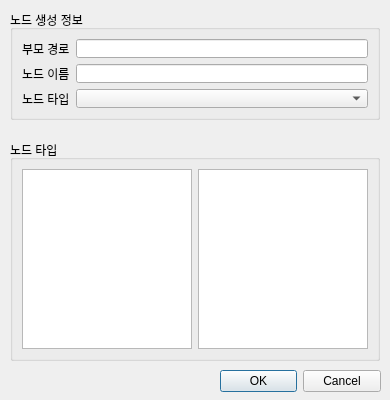
<?xml version="1.0" encoding="UTF-8"?>
<ui version="4.0">
 <class>Dialog</class>
 <widget class="QDialog" name="Dialog">
  <property name="geometry">
   <rect>
    <x>0</x>
    <y>0</y>
    <width>390</width>
    <height>400</height>
   </rect>
  </property>
  <property name="minimumSize">
   <size>
    <width>390</width>
    <height>400</height>
   </size>
  </property>
  <property name="maximumSize">
   <size>
    <width>390</width>
    <height>400</height>
   </size>
  </property>
  <property name="windowTitle">
   <string>노드 생성</string>
  </property>
  <widget class="QDialogButtonBox" name="buttonBox">
   <property name="geometry">
    <rect>
     <x>220</x>
     <y>370</y>
     <width>161</width>
     <height>23</height>
    </rect>
   </property>
   <property name="orientation">
    <enum>Qt::Horizontal</enum>
   </property>
   <property name="standardButtons">
    <set>QDialogButtonBox::Cancel|QDialogButtonBox::Ok</set>
   </property>
  </widget>
  <widget class="QGroupBox" name="group_info">
   <property name="geometry">
    <rect>
     <x>10</x>
     <y>10</y>
     <width>370</width>
     <height>110</height>
    </rect>
   </property>
   <property name="title">
    <string>노드 생성 정보</string>
   </property>
   <layout class="QGridLayout" name="gridLayout">
    <item row="2" column="2">
     <widget class="QLineEdit" name="lineEdit_name"/>
    </item>
    <item row="1" column="2">
     <widget class="QLineEdit" name="lineEdit_path"/>
    </item>
    <item row="3" column="0">
     <widget class="QLabel" name="label_type">
      <property name="text">
       <string>노드 타입</string>
      </property>
     </widget>
    </item>
    <item row="2" column="0">
     <widget class="QLabel" name="label_name">
      <property name="text">
       <string>노드 이름</string>
      </property>
     </widget>
    </item>
    <item row="1" column="0">
     <widget class="QLabel" name="label_path">
      <property name="text">
       <string>부모 경로</string>
      </property>
     </widget>
    </item>
    <item row="3" column="2">
     <widget class="QComboBox" name="combo_type"/>
    </item>
   </layout>
  </widget>
  <widget class="QGroupBox" name="group_type">
   <property name="geometry">
    <rect>
     <x>10</x>
     <y>140</y>
     <width>370</width>
     <height>221</height>
    </rect>
   </property>
   <property name="title">
    <string>노드 타입</string>
   </property>
   <layout class="QHBoxLayout" name="horizontalLayout">
    <item>
     <widget class="QTreeWidget" name="tree_module">
      <attribute name="headerVisible">
       <bool>false</bool>
      </attribute>
      <column>
       <property name="text">
        <string notr="true">1</string>
       </property>
      </column>
     </widget>
    </item>
    <item>
     <widget class="QListWidget" name="list_type"/>
    </item>
   </layout>
  </widget>
 </widget>
 <resources/>
 <connections>
  <connection>
   <sender>buttonBox</sender>
   <signal>accepted()</signal>
   <receiver>Dialog</receiver>
   <slot>accept()</slot>
   <hints>
    <hint type="sourcelabel">
     <x>380</x>
     <y>384</y>
    </hint>
    <hint type="destinationlabel">
     <x>157</x>
     <y>274</y>
    </hint>
   </hints>
  </connection>
  <connection>
   <sender>buttonBox</sender>
   <signal>rejected()</signal>
   <receiver>Dialog</receiver>
   <slot>reject()</slot>
   <hints>
    <hint type="sourcelabel">
     <x>380</x>
     <y>390</y>
    </hint>
    <hint type="destinationlabel">
     <x>286</x>
     <y>274</y>
    </hint>
   </hints>
  </connection>
  <connection>
   <sender>tree_module</sender>
   <signal>currentItemChanged(QTreeWidgetItem*,QTreeWidgetItem*)</signal>
   <receiver>Dialog</receiver>
   <slot>update()</slot>
   <hints>
    <hint type="sourcelabel">
     <x>126</x>
     <y>243</y>
    </hint>
    <hint type="destinationlabel">
     <x>169</x>
     <y>368</y>
    </hint>
   </hints>
  </connection>
 </connections>
 <slots>
  <signal>updateNodeList(QString)</signal>
 </slots>
</ui>
